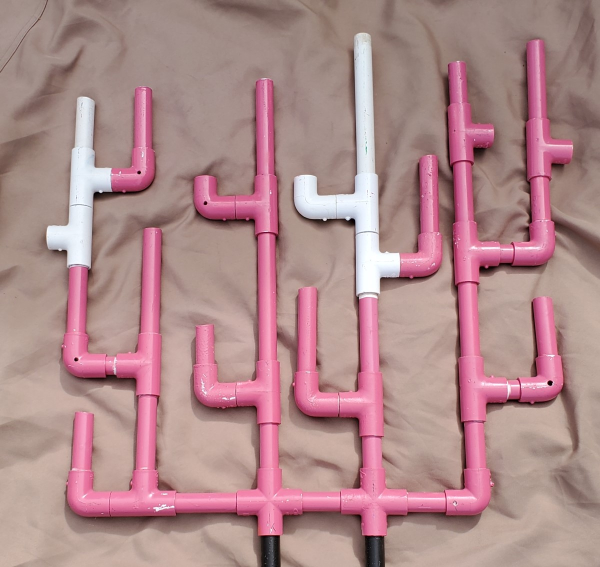
#> input picture inters/sample/coral-colony-test-1_51268948073_o.jpg, 1200 x 1134 px (shown at 1/2 size)
$ python padding.py
#> lines starting #> are read from the running program, lines starting #| are printed output that depends on the picture
#!/usr/bin/env python
import cv2

def auto_resize(img, target_width=800):
    # print("Original Dimension: ", img.shape)

#> called with target_width = 600
    orig_height, orig_width = img.shape[:2]
#> orig_height = 1134; orig_width = 1200
    scale_ratio = target_width / orig_width
#> scale_ratio = 0.5

    new_width = int(img.shape[1] * (scale_ratio))
#> new_width = 600
    new_height= int(img.shape[0] * (scale_ratio))
#> new_height = 567
    dim = (new_width, new_height)
#> dim = (600, 567)
    resized = cv2.resize(img, dim, interpolation=cv2.INTER_AREA)
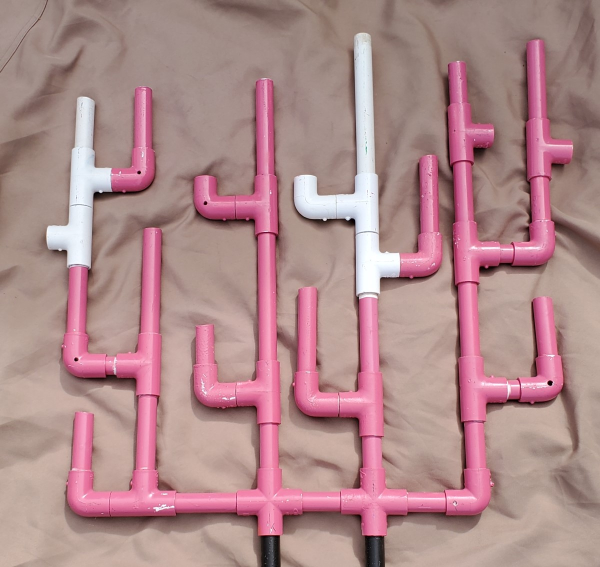
#> resized: shape (567, 600, 3); mean B, G, R 139.7, 137.9, 175.7
#> img is the input picture: shape (1134, 1200, 3); mean B, G, R 139.5, 137.8, 175.6

    # print("Resized Dimension: ", resized.shape, '\n')
    return resized

def pad_images_to_same_size(images):
    """
    :param images: sequence of images
    :return: list of images padded so that all images have same width and height (max width and height are used)
    """
    width_max = 0
    height_max = 0
    for img in images:
        h, w = img.shape[:2]
        width_max = max(width_max, w)
        height_max = max(height_max, h)

    images_padded = []
    for img in images:
        h, w = img.shape[:2]

        diff_vert = height_max - h
        # pad_top = diff_vert//2
        # pad_bottom = diff_vert - pad_top
        pad_top = diff_vert
        pad_bottom = 0

        diff_hori = width_max - w
        pad_left = diff_hori//2
        pad_right = diff_hori - pad_left
        img_padded = cv2.copyMakeBorder(img, pad_top, pad_bottom, pad_left, pad_right, cv2.BORDER_CONSTANT, value=0)
        assert img_padded.shape[:2] == (height_max, width_max)
        images_padded.append(img_padded)

    return images_padded


src_arr = ['coral-colony-test-1_51268948073_o.jpg','coral-colony-test-2_51268762126_o.jpg','coral-colony-test-3_51269790240_o.jpg','Coral Colony F.png']
RATIO = 0.50

# [9 lines of commented-out code are left out]

count = 0
mat_arr = []
for path in src_arr:
    im = auto_resize(cv2.imread("./sample/"+path), target_width=600)
    mat_arr.append(im)

    print("{}:{}".format(count, im.shape))
#| 0:(567, 600, 3)
    count += 1
#> pass 2 of the loop `for path in src_arr:`:
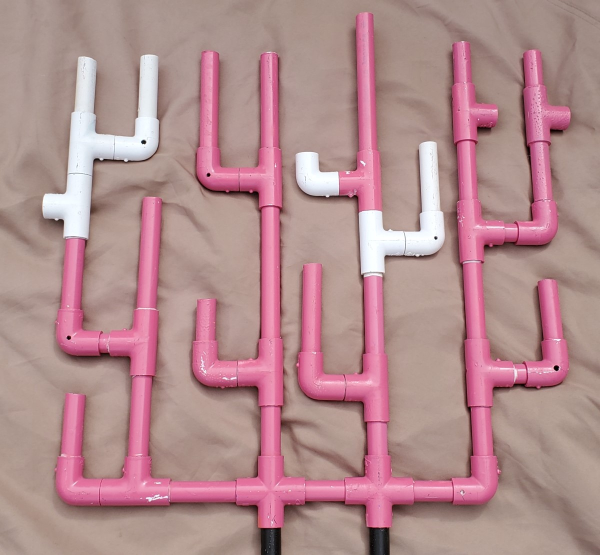
#> input picture inters/sample/coral-colony-test-2_51268762126_o.jpg, 1200 x 1110 px (shown at 1/2 size)
#> orig_height = 1110
#> new_height = 555
#> dim = (600, 555)
#> in auto_resize (call 2), `resized = cv2.resize(img, dim, interpolation=cv2.INTER_AREA)`:
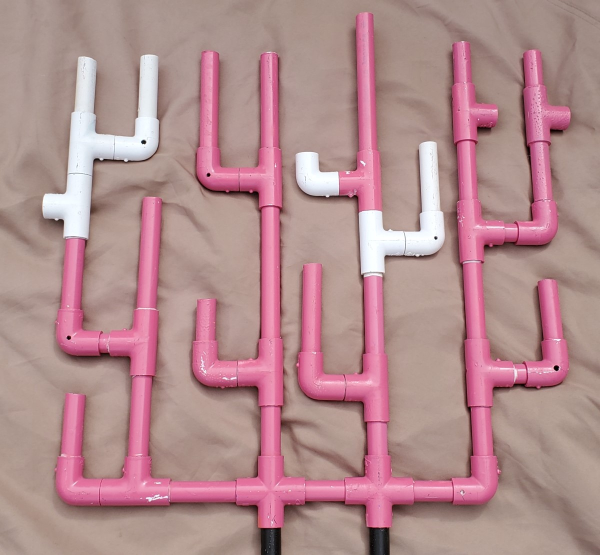
#> resized: shape (555, 600, 3); mean B, G, R 142.3, 139.9, 178.8
#> in auto_resize, img is the input picture: shape (1110, 1200, 3); mean B, G, R 142.2, 139.7, 178.6
#| 1:(555, 600, 3)
#> pass 3 of the loop `for path in src_arr:`:
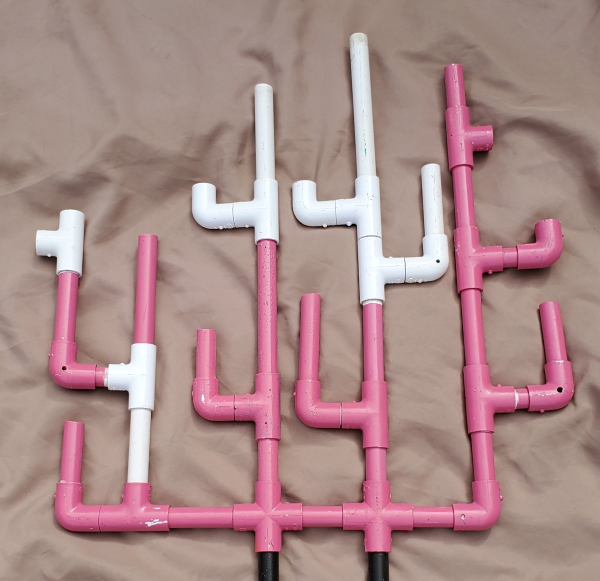
#> input picture inters/sample/coral-colony-test-3_51269790240_o.jpg, 1200 x 1161 px (shown at 1/2 size)
#> orig_height = 1161
#> new_height = 580
#> dim = (600, 580)
#> in auto_resize (call 3), `resized = cv2.resize(img, dim, interpolation=cv2.INTER_AREA)`:
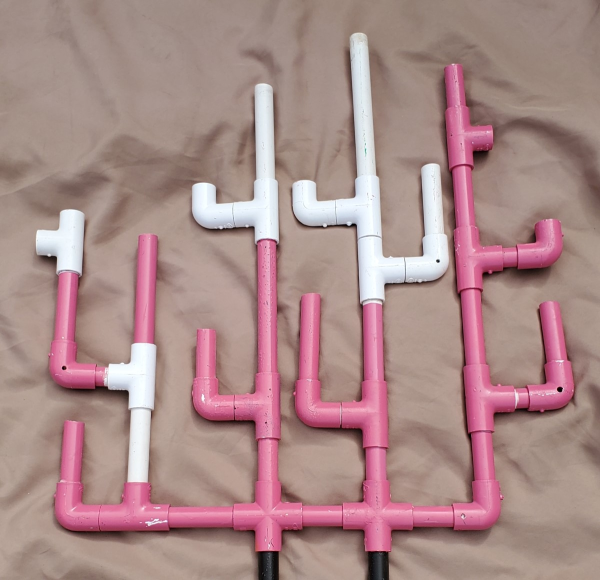
#> resized: shape (580, 600, 3); mean B, G, R 136.9, 138.1, 170.2
#> in auto_resize, img is the input picture: shape (1161, 1200, 3); mean B, G, R 136.9, 138.1, 170.2
#| 2:(580, 600, 3)
#> the loop made 4 passes; the first 3 are shown

print("")
count = 0
#> count = 0
padded = pad_images_to_same_size(mat_arr)
#> the loop in pad_images_to_same_size, `for img in images:` made 4 passes
#> pass 1, in pad_images_to_same_size, `img_padded = cv2.copyMakeBorder(img, pad_top, pad_bottom, pad_left, pa..`:
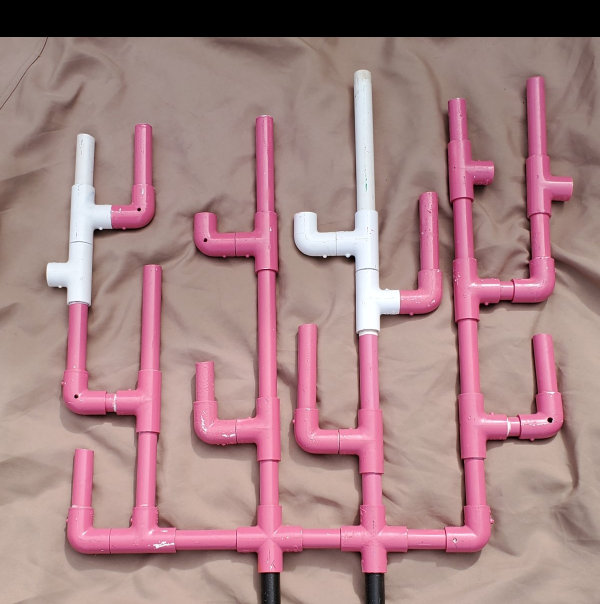
#> img_padded: shape (604, 600, 3); mean B, G, R 131.1, 129.5, 164.9
#> pass 2, in pad_images_to_same_size, `img_padded = cv2.copyMakeBorder(img, pad_top, pad_bottom, pad_left, pa..`:
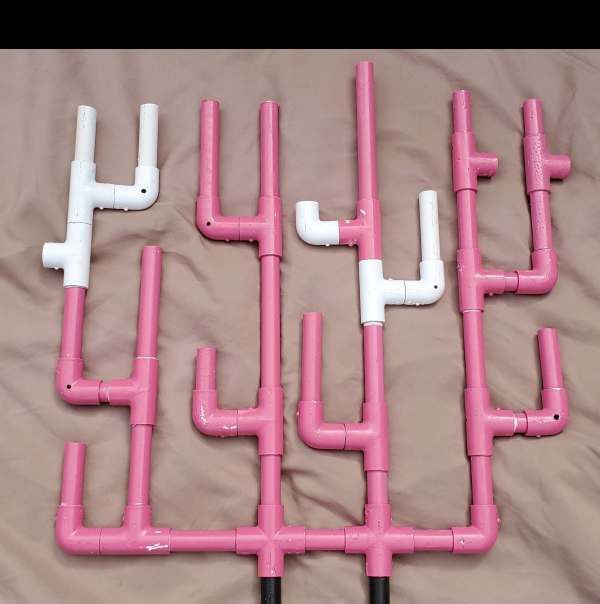
#> img_padded: shape (604, 600, 3); mean B, G, R 130.8, 128.5, 164.3
#> pass 3, in pad_images_to_same_size, `img_padded = cv2.copyMakeBorder(img, pad_top, pad_bottom, pad_left, pa..`:
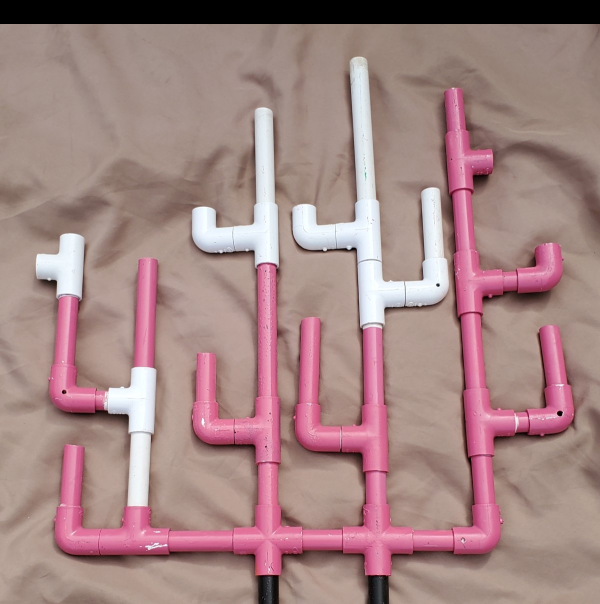
#> img_padded: shape (604, 600, 3); mean B, G, R 131.5, 132.6, 163.5
for im in padded:
    cv2.imshow("padded", im)

    print("{}:{}".format(count, im.shape))
    count += 1

    cv2.waitKey(0)

cv2.waitKey(0)
cv2.destroyAllWindows()
